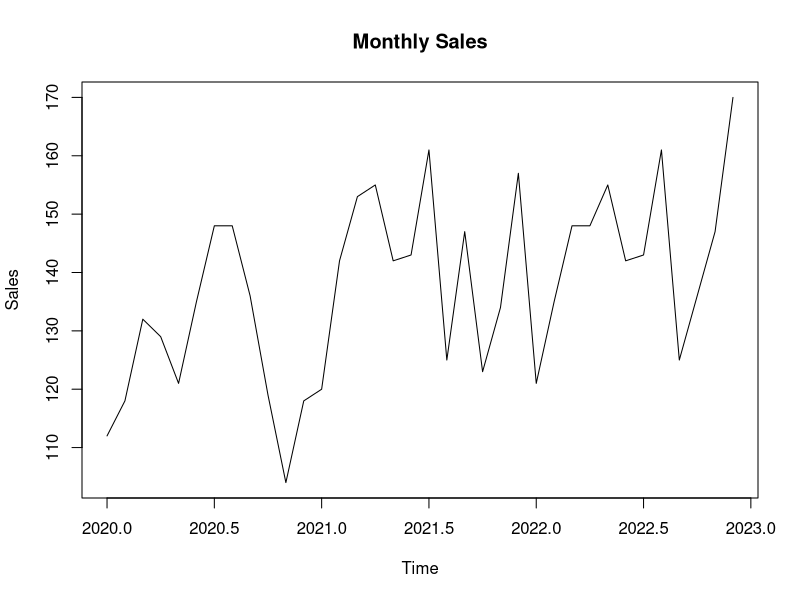
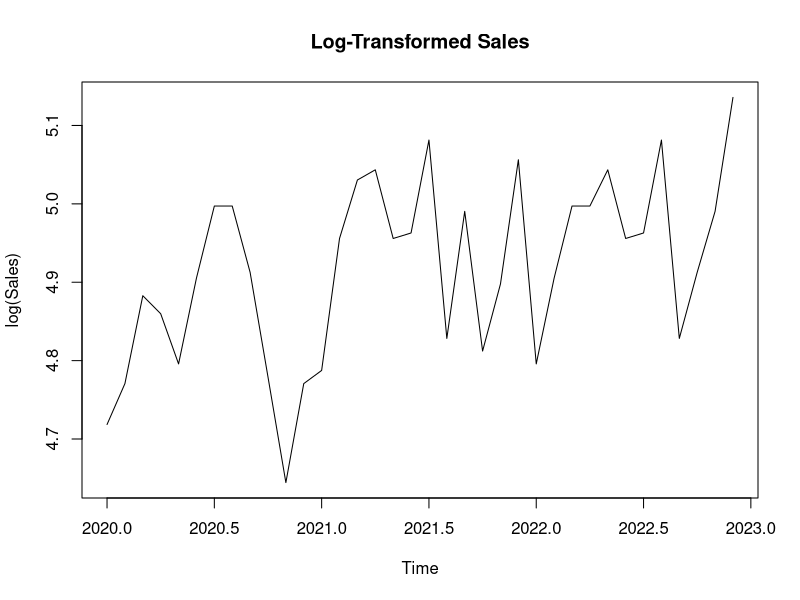
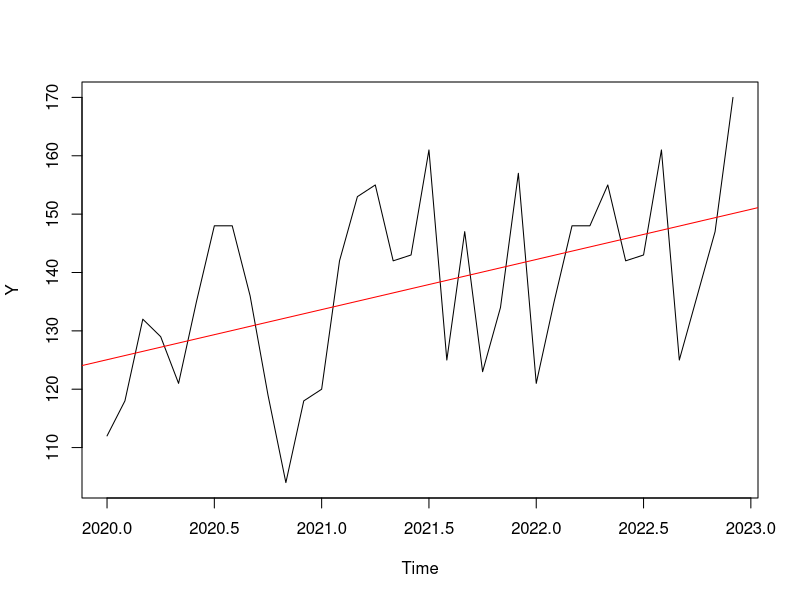
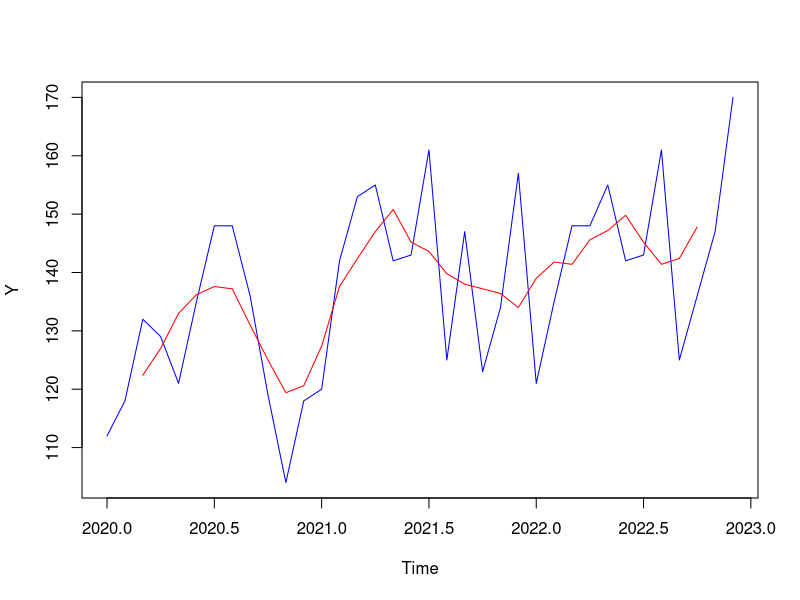
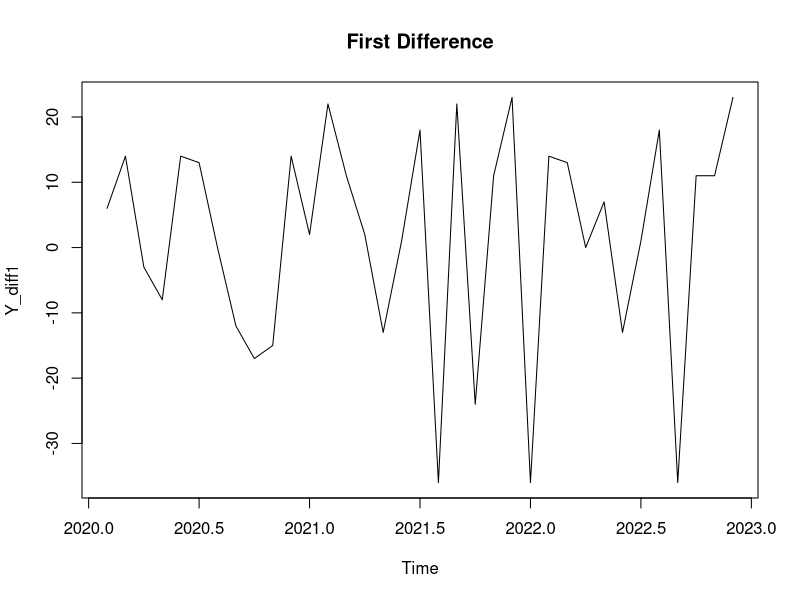
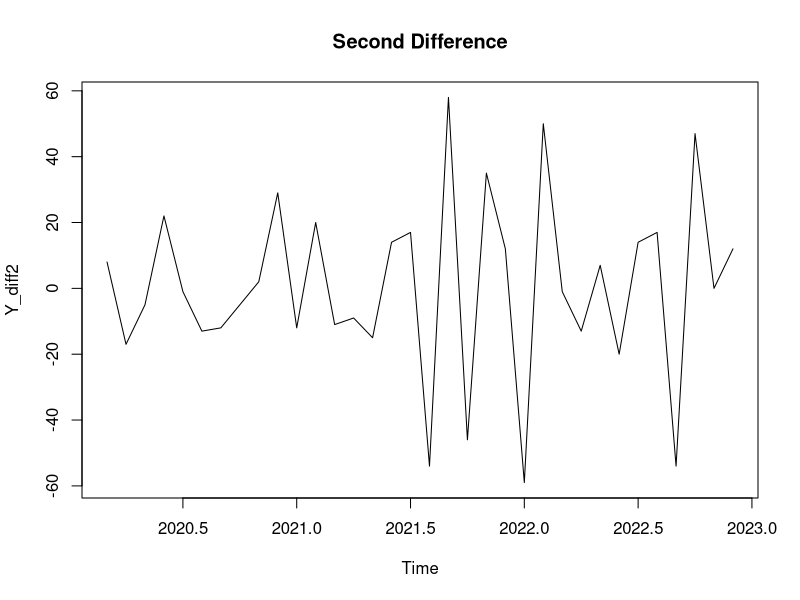
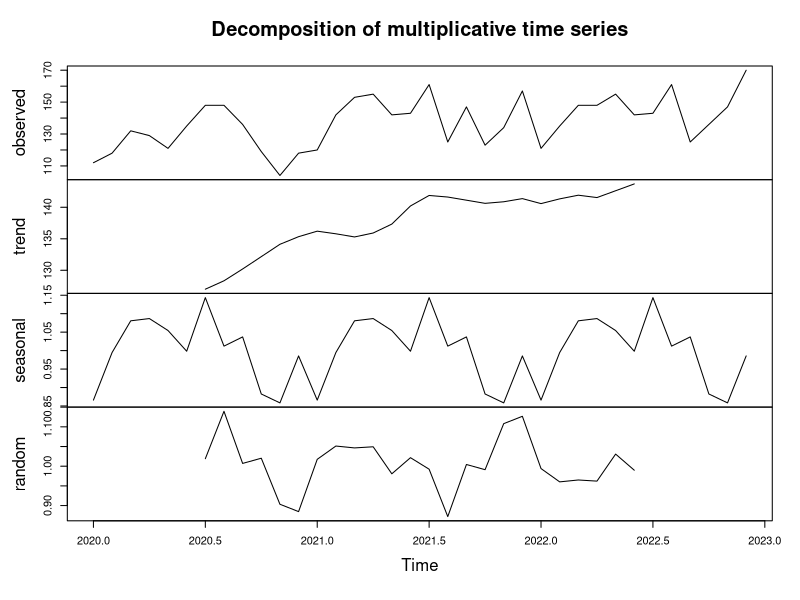
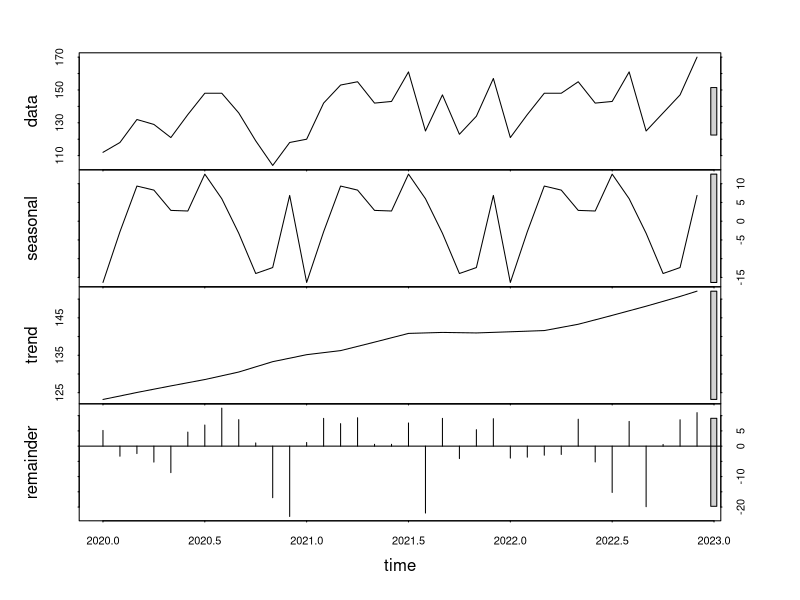

Source code (R) for these figures, in order:
# ---------------------------------
# 1. Basic variables and data types
# ---------------------------------

# Assigning variables (<-)
x <- 2
y <- 4

# Data types
# 1. numeric, can use is.numeric() to check
# 2. integer (whole number without decimal, suffix with 'L'), is.integer()
# 3. character (string), is.character()
# 4. logical (TRUE/FALSE), is.logical()
# 5. factor (categorical), is.factor()
# we can also use class(x) to know what kind of object 'x' is

class(x)    #"numeric" 
class(5L)   #"integer"
class(TRUE) #"logical"

# What is factor?
# It is a special data type for representing categorical variables with ranking/level
# the level will follow the default order of items
gender <- c("male","female","non-binary","walmart grocery bag") 
gender_factor <- factor(gender)
gender_factor


# Create factor with custom level order
gender_factor2 <- factor(gender, levels = c("female", "walmart grocery bag", "male", "non-binary"))
print(gender_factor2)

# View levels
levels(gender_factor2)

# Add a new level and modify a value
levels(gender_factor2) <- c(levels(gender_factor2), "other")
gender_factor2[2] <- "other"
print(gender_factor2)

# ---------------------------------
# 2. print & cat
# ---------------------------------

print(x+y) # only prints one object/sentence
cat("The result of x + y is",x+y) # can mix text, numbers, etc.

# paste & paste0
# paste and paste0 build string objects out of pieces
# paste will add a space between two objects
# paste0 leave no space between objeccts

name <- "okok"
name_text <- paste("My name is",name)
name_text # will print out My name is okok

full_name <- paste0(name,"loh")
full_name # will print out okokloh (no space between okok and loh)


# ---------------------------------
# 3. Basic vectors (the c function)
# ---------------------------------

sales <- c(100,102,104,123,135,150)
sales [0:1] # prints out #0 100
length(sales) # how many elements in sales
mean(sales)
sd(sales)
sum(sales)


# ---------------------------------
# 4. Data frame
# ---------------------------------

df <- data.frame(
  month = c("Jan","Feb","Mar"),
  sales = c(120,135,128)
)
df$sales     # access the column sales
df[1,]       # get first row
df[,"sales"] # the	sales	column,	another	way
nrow(df) # get the row (how many data)
ncol(df) # get the column (how many features)


# ---------------------------------
# 5. Lists -- creating list and how to access
# ---------------------------------

result <- list(name = "model1", aic = 511.99, coefficients = c(1.15,-0.66,0.34))
result$aic # access by name
result[["coefficients"]] # access coefficients


# ---------------------------------
# 6. simple for loop and if else
# ---------------------------------

for (i in 1:5){
  print(i^2)
}

if (x>5){
  print("big")
} else {
  print("small")
}

# ---------------------------------
# 7. Time series forecasting,
# ---------------------------------
# install.packages(c("forecast","tseries","ggplot2")) use this to download packages
library(forecast)
library(tseries)
library(ggplot2)

sales <- c(112,	118, 132,	129, 121,	135, 148,	148, 136,	119, 104,	118, 
           120, 142, 153, 155, 142, 143, 161, 125, 147, 123, 134, 157,
           121,	135, 148,	148, 155, 142, 143, 161, 125, 136, 147, 170
          )
Y <- ts(
  sales,
  frequency = 12,   # 12 = monthly data, 4 for quarterly, 1 for yearly, 7 for daily (weekly seasonality)
  start = c(2020,1) # starts January 2020
)

Y # print Y	with	year/period	labels

frequency(Y)     #	confirms	the	frequency	you	set
start(Y); end(Y) #	first	and	last	time	points

# Plotting
plot(Y, ylab="Sales", xlab="Time", main="Monthly Sales")

# Transformations
Y_log <- log(Y)
plot(Y_log, ylab="log(Sales)", main="Log-Transformed Sales")

# Trend: Curve Fitting, Moving Averages, Differencing
t <- time(Y) # extract time index from a ts object
trend_model <- lm(Y~t) # least square trend (linear trend via regression)
summary(trend_model)
plot(Y)
abline(trend_model, col="red")


# Simple moving average
sma <- function(x, n) {
  filter(x, rep(1/n,n), sides=2) # order-n moving	average
}
Y_sma <- sma(Y, 5)
plot(Y, col="blue")
lines(Y_sma, col="red")


# Differencing
Y_diff1 <- diff(Y) # first difference
Y_diff2 <- diff(Y, differences = 2) # second difference
Y_seasdiff <- diff(Y, lag = 12) # seasonal difference at lag 12
plot(Y_diff1, main="First Difference")
plot(Y_diff2, main="Second Difference")


# Seasonality (Decomposition)
components	<-	decompose(Y)  #	additive	by	default
components	<-	decompose(Y,	type	=	"multiplicative")		#	or	multiplicative
plot(components) #	four	panels:	observed,	trend,	seasonal,	random									
components$trend #	extract	just	the	trend	estimate																	
components$seasonal #	extract	just	the	seasonal	indices									
components$random #	extract	just	the	residuals														

# Seasonal-Trend decomposition using Loess (STL decomposition)
Y_stl <- stl(Y, s.window = "periodic")
plot(Y_stl)


# ACF/PACF and Correlogram
par(mfrow = c(1,2))
acf(Y , main="ACF") # sample ACF	plot;	dashed lines	=	+-1.96/sqrt(n)
pacf(Y , main="Partial ACF")
par(mfrow=c(1,1))

# Box-Pierce and Ljung-Box
# how to decide the lag value?
# Non-seasonal data: lag = min(10, length(data)/5)
# seasonal data: lag = min(2 * m, length(data)/5) , where m = monthly seasonality
# As the decomposition shows seasonality in data, we use the second formula
h = min(2*12, (length(Y)/5))
print(h)
Box.test(Y, lag=h)
Box.test(Y, lag=h, type="Ljung-Box")

# ARIMA
set.seed(1)

fit <- auto.arima(Y , stepwise = FALSE, trace = TRUE)
fit
summary(fit)


# Grid-searching AIC
best_aic <- Inf
best_order <- NULL
for(p in 0:5){
  for(q in 0:5){
    fit_try <- tryCatch(arima(Y, order = c(p,1,q)), error=function(e) NULL)
    if(!is.null(fit_try) && fit_try$aic < best_aic){
      best_aic <- fit_try$aic
      best_order <- c(p,1,q)
    }
  }
}
best_order; best_aic

# Diagnostic check
checkresiduals(fit) # residual plot, ACF, Ljung Box

# Forecasting with a fitted ARIMA model
fc <- forecast(fit, h=12) # h = number of periods ahead to forecast
plot(fc) # forecast plot with widening prediction intervals
fc # point forecasts + 80% and 95% prediction interval bounds
